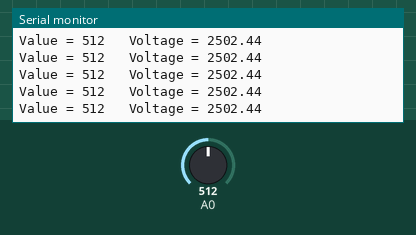
Simulated run of this sketch. Board: Arduino Uno, built with avr-gcc and run on an emulated ATmega328P. Shown: the last lines printed to the serial monitor. The inputs (shaded band) are chosen by the test bench; at power-on: A0 = 512.

Above: at 1.2 s.
1.3 s: A0 set to 222
At 2.4 s:
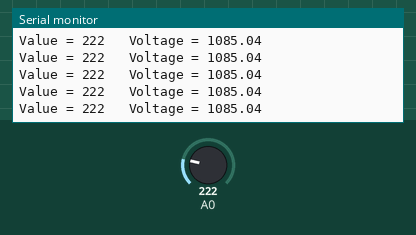
4.3 s: A0 set to 197
At 5.1 s:
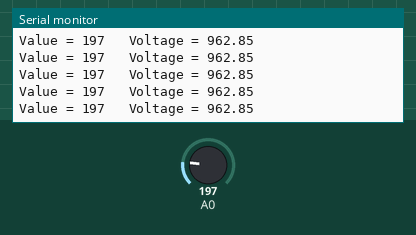
8.8 s: A0 set to 104
At 9.9 s:
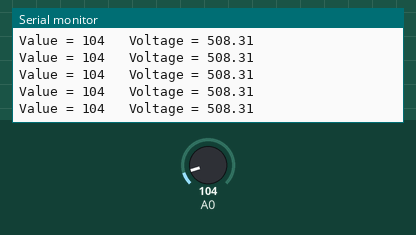
11.8 s: A0 set to 93
At 12.9 s:
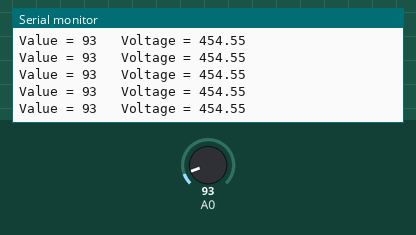
13.3 s: A0 set to 0
At 13.8 s:
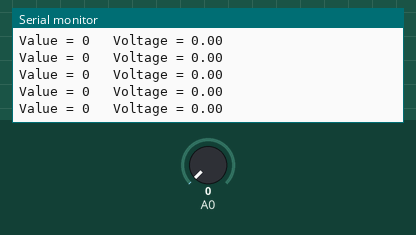
16.3 s: A0 set to 4
At 16.9 s:
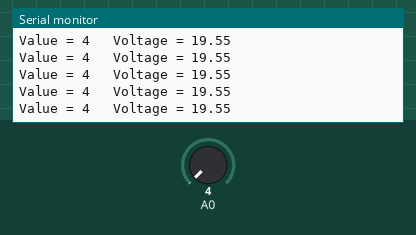
Timing chart, 0 to 18.8 s (numbered marks = the images above; inputs shaded):
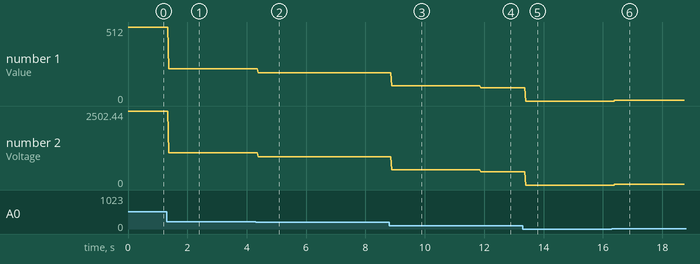

The sketch:

Analog_Giris_Islemleri.ino
```cpp
int value = 0;
float voltage = 0.0;

void setup() {
  Serial.begin(9600);
}

void loop() {
  value = analogRead(A0);
  Serial.print("Value = ");
  Serial.print(value);

  voltage = value * (5000.0 / 1023);
  Serial.print("   Voltage = ");
  Serial.println(voltage);

}
```

Measured:
- after the input at 1.3 s, the serial monitor: prints a new line after 0.07 s (image 1)
- after the input at 4.3 s, the serial monitor: prints a new line after 0.09 s (image 2)
- after the input at 8.8 s, the serial monitor: prints a new line after 0.09 s (image 3)
- after the input at 11.8 s, the serial monitor: prints a new line after 0.08 s (image 4)
- after the input at 13.3 s, the serial monitor: prints a new line after 0.10 s (image 5)
- after the input at 16.3 s, the serial monitor: prints a new line after 0.10 s (image 6)
- plotted number 1: 512 → 222 after the input at 1.3 s, 222 → 197 after the input at 4.3 s, 197 → 104 after the input at 8.8 s, 104 → 93 after the input at 11.8 s, 93 → 0 after the input at 13.3 s
- plotted number 2: 2502.44 → 1085.04 after the input at 1.3 s, 1085.04 → 962.85 after the input at 4.3 s, 962.85 → 508.31 after the input at 8.8 s, 508.31 → 454.55 after the input at 11.8 s, 454.55 → 0 after the input at 13.3 s
